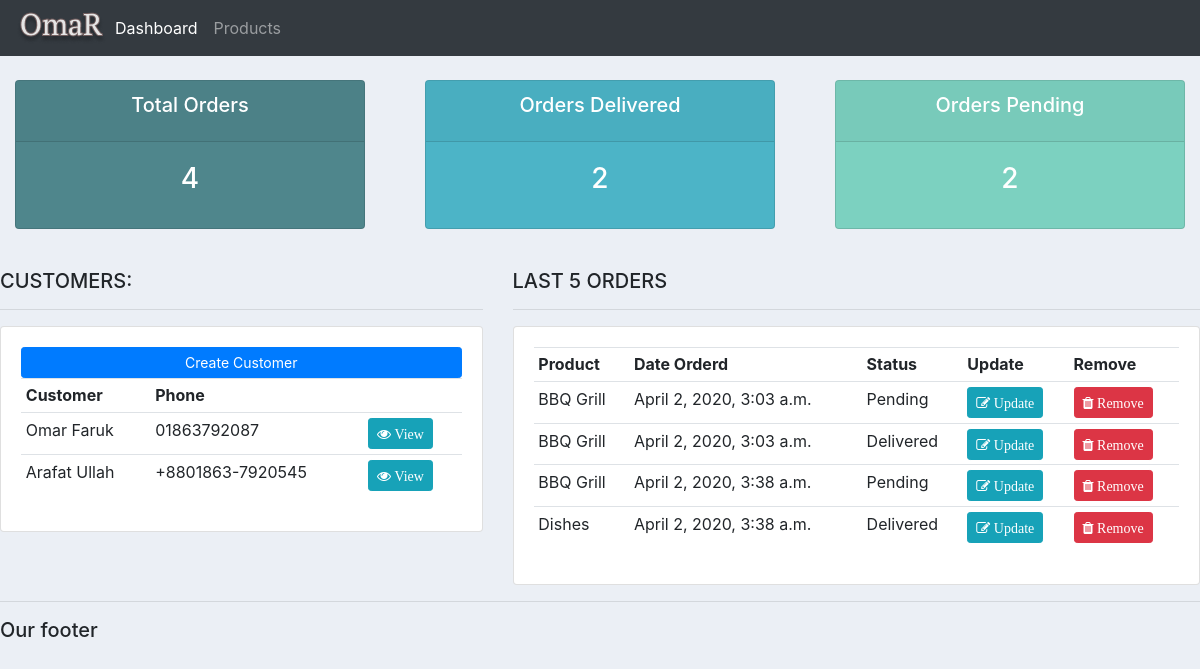
The app's page /, older data.
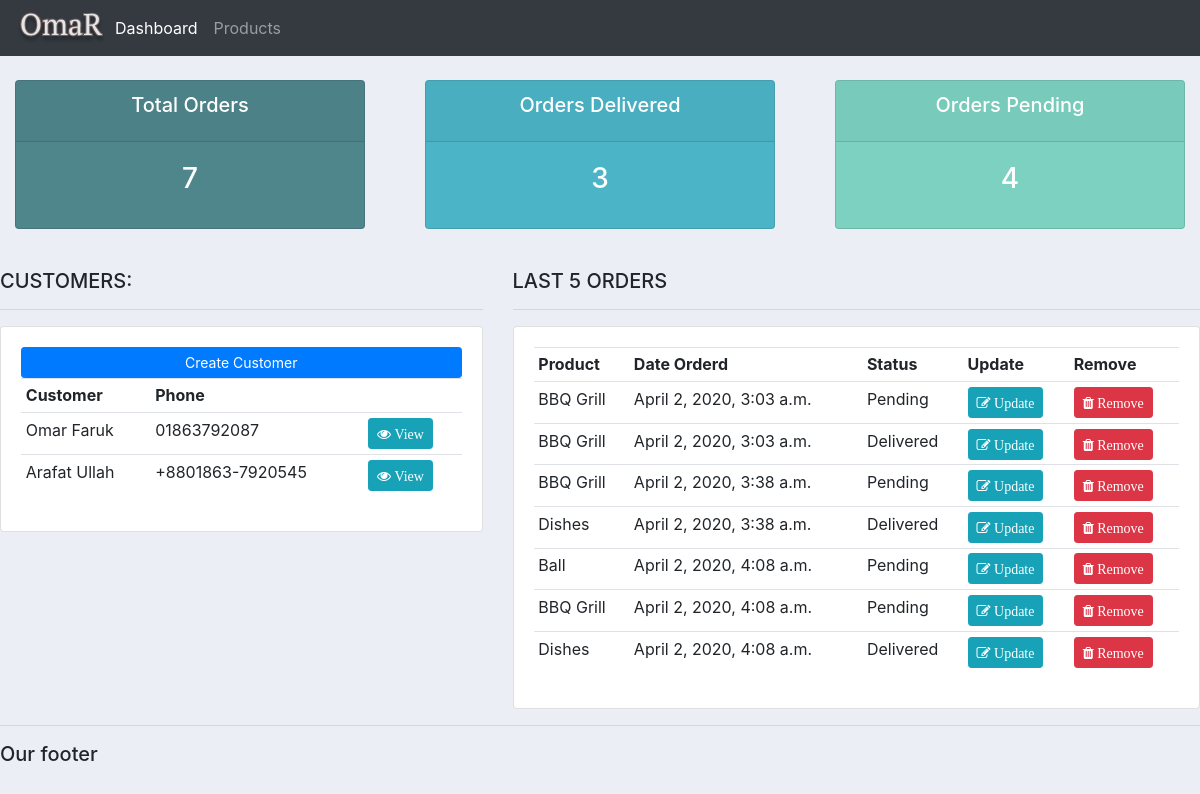
The same page, newer data.
### accounts/models.py (models this page shows, shortened)
class Customer(models.Model):
    name = models.CharField(max_length=200, null=True)
    phone = models.CharField(max_length=200, null=True)
    email = models.CharField(max_length=200, null=True)
    date_created = models.DateTimeField(auto_now_add=True, null=True)

class Order(models.Model):
    STATUS = (
        ('Pending', 'Pending'),
        ('Out for delivery', 'Out for delivery'),
        ('Delivered', 'Delivered'),
    )
    customer = models.ForeignKey(Customer, null=True, on_delete=models.SET_NULL) # one to many relationships
    product = models.ForeignKey(Product, null=True, on_delete=models.SET_NULL) # one to many relationships
    date_created = models.DateTimeField(auto_now_add=True, null=True)
    status = models.CharField(max_length=200, null=True, choices=STATUS)
    note = models.CharField(max_length=1000, null=True) # for custom Search

class Product(models.Model):
    CATEGORY = (
        ('Indoor', 'Indoor'),
        ('Out Door', 'Out Door'),
    )
    name = models.CharField(max_length=200, null=True)
    price = models.FloatField(null=True)
    category = models.CharField(max_length=200, null=True, choices=CATEGORY)
    description = models.CharField(max_length=200, null=True, blank=True)
    date_created = models.DateTimeField(auto_now_add=True, null=True)
    tags = models.ManyToManyField(Tag) # Many to Many relationships
    def __str__(self):
        return self.name

### accounts/views.py (the view)
# urls.py: path('', views.home, name='home'),
def home(request):
    orders = Order.objects.all()
    customers = Customer.objects.all()
    total_customers = customers.count()
    total_orders = orders.count()
    delivered = orders.filter(status='Delivered').count()
    pending = orders.filter(status='Pending').count()
    context = {
        'orders':orders,
        'customers':customers,
        'total_customers':total_customers,
        'total_orders':total_orders,
        'delivered':delivered,
        'pending':pending
    }
    return render(request, 'accounts/dashboard.html', context)

### accounts/templates/accounts/dashboard.html
{% extends 'accounts/main.html' %}
{% block content %}
{% include 'accounts/status.html' %}
<br>
<div class="row">
	<div class="col-md-5">
		<h5>CUSTOMERS:</h5>
		<hr>
		<div class="card card-body">
			<a class="btn btn-primary  btn-sm btn-block" href="">Create Customer</a>
			<table class="table table-sm">
				<tr>
					<th>Customer</th>
					<th>Phone</th>
					<th></th>
				</tr>
				{% for customer in customers %}
					<tr>
						<td>{{ customer.name }}</td>
						<td>{{ customer.phone }}</td>
						<td><a class="btn btn-sm btn-info" href="{% url 'customer' customer.id %}"><i class="fa fa-eye"> View</i></a></td>
					</tr>
				{% endfor %}
			</table>
		</div>
	</div>
	<div class="col-md-7">
		<h5>LAST 5 ORDERS</h5>
		<hr>
		<div class="card card-body">
			<table class="table table-sm">
				<tr>
					<th>Product</th>
					<th>Date Orderd</th>
					<th>Status</th>
					<th>Update</th>
					<th>Remove</th>
				</tr>
				{% for order in orders %}
					<tr>
						<td>{{ order.product }}</td>
						<td>{{ order.date_created }}</td>
						<td>{{ order.status }}</td>
						<td><a class="btn btn-sm btn-info" href="{% url 'updateOrder' order.id %}"><i class="fa fa-edit"> Update</i></a></td>
						<td><a class="btn btn-sm btn-danger" href="{% url 'delete_order' order.id %}"><i class="fa fa-trash"> Remove</i></a></td>
					</tr>
				{% endfor %}
			</table>
		</div>
	</div>
</div>
{% endblock %}

Row changes from the older to the newer data that the page shows:
added Order: product "Ball", date_created "April 2, 2020, 4:08 a.m.", status "Pending"
added Order: product "BBQ Grill", date_created "April 2, 2020, 4:08 a.m.", status "Pending"
added Order: product "Dishes", date_created "April 2, 2020, 4:08 a.m.", status "Delivered"
Text that changed along with them:
{{ total_orders }}: "4" → "7"
{{ delivered }}: "2" → "3"
{{ pending }}: "2" → "4"
